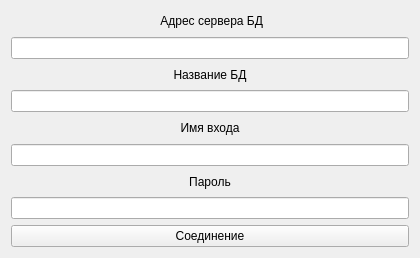
<?xml version="1.0" encoding="UTF-8"?>
<ui version="4.0">
 <class>login</class>
 <widget class="QWidget" name="login">
  <property name="geometry">
   <rect>
    <x>0</x>
    <y>0</y>
    <width>420</width>
    <height>258</height>
   </rect>
  </property>
  <property name="windowTitle">
   <string>Form</string>
  </property>
  <layout class="QGridLayout" name="gridLayout">
   <item row="4" column="0">
    <widget class="QLabel" name="label_3">
     <property name="text">
      <string>Имя входа</string>
     </property>
     <property name="alignment">
      <set>Qt::AlignCenter</set>
     </property>
    </widget>
   </item>
   <item row="7" column="0">
    <widget class="QLineEdit" name="lineEdit_4">
     <property name="alignment">
      <set>Qt::AlignCenter</set>
     </property>
    </widget>
   </item>
   <item row="5" column="0">
    <widget class="QLineEdit" name="lineEdit_3">
     <property name="alignment">
      <set>Qt::AlignCenter</set>
     </property>
    </widget>
   </item>
   <item row="1" column="0">
    <widget class="QLineEdit" name="lineEdit">
     <property name="alignment">
      <set>Qt::AlignCenter</set>
     </property>
    </widget>
   </item>
   <item row="8" column="0">
    <widget class="QPushButton" name="pushButton">
     <property name="text">
      <string>Соединение</string>
     </property>
    </widget>
   </item>
   <item row="0" column="0">
    <widget class="QLabel" name="label">
     <property name="text">
      <string> Адрес сервера БД</string>
     </property>
     <property name="alignment">
      <set>Qt::AlignCenter</set>
     </property>
    </widget>
   </item>
   <item row="2" column="0">
    <widget class="QLabel" name="label_2">
     <property name="text">
      <string>Название БД</string>
     </property>
     <property name="alignment">
      <set>Qt::AlignCenter</set>
     </property>
    </widget>
   </item>
   <item row="3" column="0">
    <widget class="QLineEdit" name="lineEdit_2">
     <property name="alignment">
      <set>Qt::AlignCenter</set>
     </property>
    </widget>
   </item>
   <item row="6" column="0">
    <widget class="QLabel" name="label_4">
     <property name="text">
      <string>Пароль</string>
     </property>
     <property name="alignment">
      <set>Qt::AlignCenter</set>
     </property>
    </widget>
   </item>
  </layout>
 </widget>
 <resources/>
 <connections/>
</ui>
